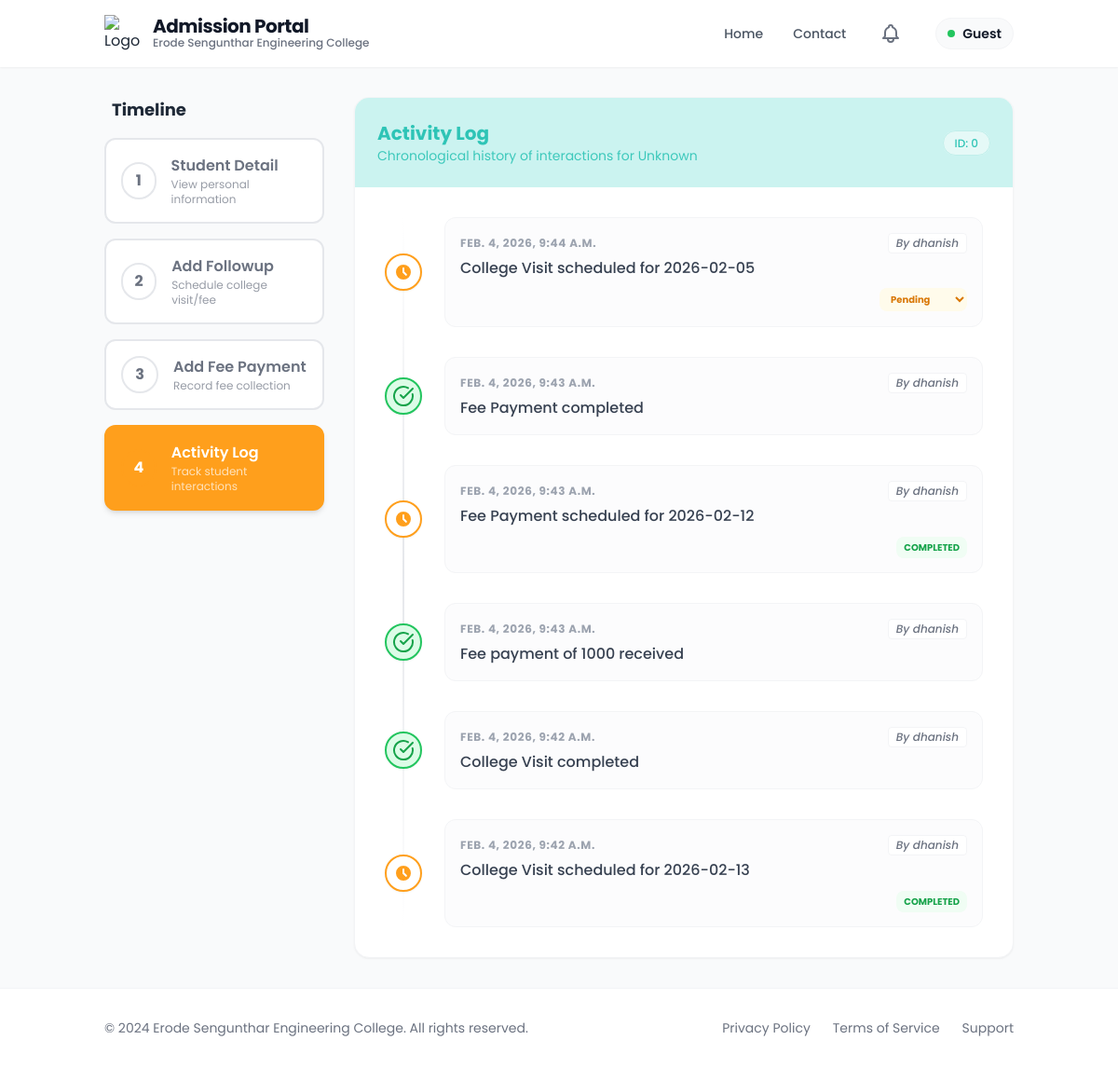
The app's page /activities/8/ with its own data.
### app/models.py (models this page shows, shortened)
class Admission(models.Model):
    Application_number=models.CharField(max_length=100, unique=True, blank =True, null =True)
    unique_id=models.CharField(unique=True,blank=True,null=True)
    student_name = models.CharField(max_length=255)
    email = models.EmailField(unique=True)
    student_mobile = models.CharField(max_length=15, blank=True, null=True)
    father_mobile = models.CharField(max_length=15, blank=True, null=True)
    mother_mobile = models.CharField(max_length=15, blank=True, null=True)
    guardian_mobile = models.CharField(max_length=15,blank=True,null=True)
    father_name = models.CharField(max_length=255)
    mother_name = models.CharField(max_length=255)
    guardian_name = models.CharField(max_length=255, blank=True, null=True)
    register_number = models.CharField(max_length=100, unique=True,blank=True)
    umis_number = models.CharField(max_length=100, blank=True, null=True)
    dob = models.DateField()
    gender = models.CharField(max_length=10, choices=[('Male', 'Male'), ('Female', 'Female'), ('Others', 'Others')])
    community = models.CharField(
    max_length=255,
    choices=[ ('OC', 'Open Competition (OC)'),
    ('BC', 'Backward Class (BC)'),
    ('MBC', 'Most Backward Class (MBC)'),
    ('DNC', 'Denotified Communities (DNC)'),
    ('BCM', 'Backward Class (Muslim) (BCM)'),
    ('SC', 'Scheduled Caste (SC)'),
    ('SCA', 'Scheduled Caste (Arunthathiyar) (SCA)'),
    ('ST', 'Scheduled Tribe (ST)') ],
    blank=True,
    null=True)
    address = models.TextField()
    state=models.CharField(blank=True,null=True)
    district=models.CharField(blank=True,null=True)
    country=models.CharField(blank=True,null=True)
    level = models.CharField(max_length=10, choices=[('ug', 'UG'), ('pg', 'PG'), ('le', 'LE')])
    department_preferences = models.JSONField(default=dict, blank=True)  # Store as {dept_name: preference_rank}
    pg_dept = models.CharField(max_length=255, blank=True, null=True)  # For PG only
    tc = models.FileField(upload_to=certificate_upload_path, blank=True)
    community_cert = models.FileField(upload_to=certificate_upload_path, blank=True)
    aadhaar = models.FileField(upload_to=certificate_upload_path, blank=True)
    tenth_marksheet = models.FileField(upload_to=certificate_upload_path, blank=True)
    twelfth_marksheet = models.FileField(upload_to=certificate_upload_path, blank=True, null=True)
    photo = models.FileField(upload_to=photo_upload_path, blank=True)
    admission_fee = models.CharField(max_length=50, blank=True)
    tuition_fee = models.CharField(max_length=50, blank=True)
    college_fee = models.CharField(max_length=50, blank=True)
    hostel_fee = models.CharField(max_length=50, blank=True)
    bus_fee = models.CharField(max_length=50, blank=True)
    transaction_id = models.CharField(max_length=50,null=True, blank=True)
    transaction_date = models.DateTimeField(null=True, blank=True)
    payment_screenshot = models.FileField(upload_to=payment_upload_path, blank=True)
    had_paid=models.BooleanField(default=False)
    tenth_total = models.CharField(max_length=50, blank=True)
    tenth_percentage = models.CharField(max_length=50, blank=True)
    twelfth_total = models.CharField(max_length=50, blank=True, null=True)
    twelfth_percentage = models.CharField(max_length=50, blank=True, null=True)
    qualification = models.CharField(max_length=10, choices=[('12th', '12th'), ('Diploma', 'Diploma')], blank=True)
    maths_marks = models.CharField(max_length=50, blank=True, null=True)
    physics_marks = models.CharField(max_length=50, blank=True, null=True)
    chemistry_marks = models.CharField(max_length=50, blank=True, null=True)
    cutoff_marks = models.CharField(max_length=50, blank=True, null=True)
    twelfth_major = models.CharField(max_length=255, blank=True,null= True)
    diploma_total = models.CharField(max_length=50, blank=True, null=True)
    diploma_percentage = models.CharField(max_length=50, blank=True, null=True)
    diploma_major = models.CharField(max_length=255, blank=True)
    last_school = models.CharField(max_length=255, blank=True)
    board = models.CharField(max_length=50, choices=[
        ('State Board', 'State Board'),
        ('CBSE', 'CBSE'),
        ('ICSE', 'ICSE'),
        ('Matriculation', 'Matriculation'),
        ('Diploma', 'Diploma'),
        ('Others', 'Others')
    ], blank=True)
    year_passing = models.IntegerField(blank=True, null=True)
    medium = models.CharField(max_length=50, choices=[
        ('Tamil', 'Tamil'),
        ('English', 'English'),
        ('Others', 'Others')
    ], blank=True)
    vocational_stream = models.CharField(max_length=100, blank=True, null=True)
    skill_proof = models.FileField(upload_to=vocational_upload_path, blank=True, null=True)
    bus_needed = models.CharField(max_length=3, choices=[('yes', 'Yes'), ('no', 'No')], blank=True)
    boarding_point = models.CharField(max_length=100, blank=True, null=True)
    bus_route = models.CharField(max_length=100, blank=True, null=True)
    hostel_needed = models.CharField(max_length=3, choices=[('yes', 'Yes'), ('no', 'No')], blank=True)
    hostel_type = models.CharField(max_length=50, blank=True, null=True)
    room_type = models.CharField(max_length=50, blank=True, null=True)
    mess_type = models.CharField(max_length=50, blank=True, null=True)
    hostel_fee_amount = models.CharField(max_length=50, blank=True, null=True)
    reference_name = models.CharField(max_length=255, blank=True)
    contact_number = models.CharField(max_length=15, blank=True)
    relationship = models.CharField(max_length=255,blank=True)
    reference_mobile = models.CharField(max_length=15,blank=True)
    reference_department = models.CharField(max_length=255,blank=True)
    reference_designation = models.CharField(max_length=255,blank=True)
    created_at = models.DateTimeField(auto_now_add=True)

class ActivityLog(models.Model):
    student = models.ForeignKey(
        'Admission',
        on_delete=models.CASCADE,
        related_name='activities'
    )
    action = models.CharField(max_length=255)
    created_by = models.ForeignKey(
        User,
        on_delete=models.SET_NULL,
        null=True
    )
    followup = models.ForeignKey(
        'FollowUp',
        on_delete=models.SET_NULL,
        null=True,
        blank=True,
        related_name='logs'
    )
    is_completed = models.BooleanField(default=False)
    created_at = models.DateTimeField(auto_now_add=True)

class FollowUp(models.Model):
    FOLLOWUP_TYPES = (
        ('visit', 'College Visit'),
        ('fee', 'Fee Payment'),
    )
    student = models.ForeignKey(
        'Admission',
        on_delete=models.CASCADE,
        related_name='followups'
    )
    followup_type = models.CharField(max_length=10, choices=FOLLOWUP_TYPES)
    expected_date = models.DateField()
    remarks = models.TextField(blank=True)
    completed = models.BooleanField(default=False)
    created_by = models.ForeignKey(
        User,
        on_delete=models.SET_NULL,
        null=True
    )
    created_at = models.DateTimeField(auto_now_add=True)

### app/followup.py (the view)
# urls.py: path('activities/<int:pk>/', followup.student_activity_log, name='student_activity_log'),
def student_activity_log(request, pk):
    student = get_object_or_404(Admission, pk=pk)
    activities = student.activities.all().order_by('-created_at')
    return render(request, 'followup/activity_log.html', {
        'student': student,
        'admission': student,
        'activities': activities,
        'active_step': 'activity_log'
    })

### templates/followup/activity_log.html (shortened to what this page needs)
{% extends 'followup/new_base.html' %}
{% block content %}
<div class="flex flex-col lg:flex-row gap-8">
    <div class="lg:w-1/4">
        <div class="sticky top-24">
            <h3 class="text-lg font-bold mb-4 text-gray-800 px-2">Timeline</h3>
            {% include 'followup/stepper.html' %}
        </div>
    </div>
    <div class="lg:w-3/4">
        <div class="bg-white rounded-2xl shadow-sm border border-gray-100 overflow-hidden">
            <div class="p-6 bg-accent text-dark">
                <div class="flex justify-between items-center">
                    <div>
                        <h2 class="text-xl font-bold">Activity Log</h2>
                        <p class="text-sm opacity-90">Chronological history of interactions for {{ student.student_name }}</p>
                    </div>
                    <div class="hidden md:block">
                        <span
                            class="bg-white/50 px-3 py-1 rounded-full text-xs font-medium border border-dark/20 text-dark">
                            ID: {{ student.register_number }}
                        </span>
                    </div>
                </div>
            </div>
            <div class="p-8">
                {% if activities %}
                <div
                    class="relative space-y-8 before:absolute before:inset-0 before:ml-5 before:-translate-x-px before:h-full before:w-0.5 before:bg-gradient-to-b before:from-transparent before:via-gray-200 before:to-transparent">
                    {% for activity in activities %}
                    <div class="relative flex items-center justify-between md:justify-start">
                        {% if activity.is_completed %}
                        <div class="flex items-center justify-center w-10 h-10 rounded-full border-2 shadow-sm z-10 shrink-0"
     style="background-color: #dcfce7; border-color: #22c55e;">
    <svg xmlns="http://www.w3.org/2000/svg"
         width="24"
         height="24"
         viewBox="0 0 24 24"
         style="color: #16a34a;">
        <g fill="none"
           stroke="currentColor"
           stroke-linecap="round"
           stroke-linejoin="round"
           stroke-width="2">
            <path d="M21.801 10A10 10 0 1 1 17 3.335"/>
            <path d="m9 11l3 3L22 4"/>
        </g>
    </svg>
</div>
                        {% else %}
                        <div
                            class="flex items-center justify-center w-10 h-10 rounded-full bg-white border-2 border-primary shadow-sm z-10 shrink-0">
                            <svg class="w-5 h-5 text-primary" fill="currentColor" viewBox="0 0 20 20">
                                <path fill-rule="evenodd"
                                    d="M10 18a8 8 0 100-16 8 8 0 000 16zm1-12a1 1 0 10-2 0v4a1 1 0 00.293.707l2.828 2.829a1 1 0 101.415-1.415L11 9.586V6z"
                                    clip-rule="evenodd" />
                            </svg>
                        </div>
                        {% endif %}
                        <div class="w-[calc(100%-3rem)] ml-6 p-4 rounded-xl bg-gray-50/50 border border-gray-100">
                            <div class="flex flex-col sm:flex-row sm:items-center justify-between gap-2 mb-1">
                                <time class="text-xs font-bold text-gray-400 uppercase tracking-wider">
                                    {{ activity.created_at }}</time>
                                <span
                                    class="text-xs font-medium text-gray-500 bg-white px-2 py-0.5 rounded border border-gray-100 italic">By
                                    {{ activity.created_by.get_full_name|default:activity.created_by.username }}</span>
                            </div>
                            <div class="text-gray-700 font-medium">{{ activity.action }}</div>
                            {% if activity.followup and not activity.followup.completed %}
                            <div class="mt-2 text-right">
                                <select
                                    onchange="if(this.value==='Completed') completeFollowUp({{ activity.followup.id }})"
                                    class="text-[10px] bg-amber-50 border-amber-200 rounded-lg px-2 py-1 font-bold text-amber-600 focus:ring-primary focus:border-primary cursor-pointer">
                                    <option value="Pending" selected>Pending</option>
                                </select>
                            </div>
                            {% elif activity.followup and activity.followup.completed %}
                            <div class="mt-2 text-right">
                                <span
                                    class="text-[10px] font-bold text-green-600 bg-green-50 px-2 py-1 rounded-lg uppercase">Completed</span>
                            </div>
                            {% endif %}
                        </div>
                    </div>
                    {% endfor %}
                </div>
                {% endif %}
            </div>
        </div>
    </div>
</div>
{% endblock %}

### records on screen
Admission: student_name "Unknown", register_number "0"
ActivityLog: is_completed False (drawn), created_at "FEB. 4, 2026, 9:44 A.M.", created_by.get_full_name "dhanish", action "College Visit scheduled for 2026-02-05", followup "Pending"
ActivityLog: is_completed True (drawn), created_at "FEB. 4, 2026, 9:43 A.M.", created_by.get_full_name "dhanish", action "Fee Payment completed"
ActivityLog: is_completed False (drawn), created_at "FEB. 4, 2026, 9:43 A.M.", created_by.get_full_name "dhanish", action "Fee Payment scheduled for 2026-02-12", shows "COMPLETED"
ActivityLog: is_completed True (drawn), created_at "FEB. 4, 2026, 9:43 A.M.", created_by.get_full_name "dhanish", action "Fee payment of 1000 received"
ActivityLog: is_completed True (drawn), created_at "FEB. 4, 2026, 9:42 A.M.", created_by.get_full_name "dhanish", action "College Visit completed"
ActivityLog: is_completed False (drawn), created_at "FEB. 4, 2026, 9:42 A.M.", created_by.get_full_name "dhanish", action "College Visit scheduled for 2026-02-13", shows "COMPLETED"

### other values on screen
{{ user.username|default:"Guest" }} "Guest"
